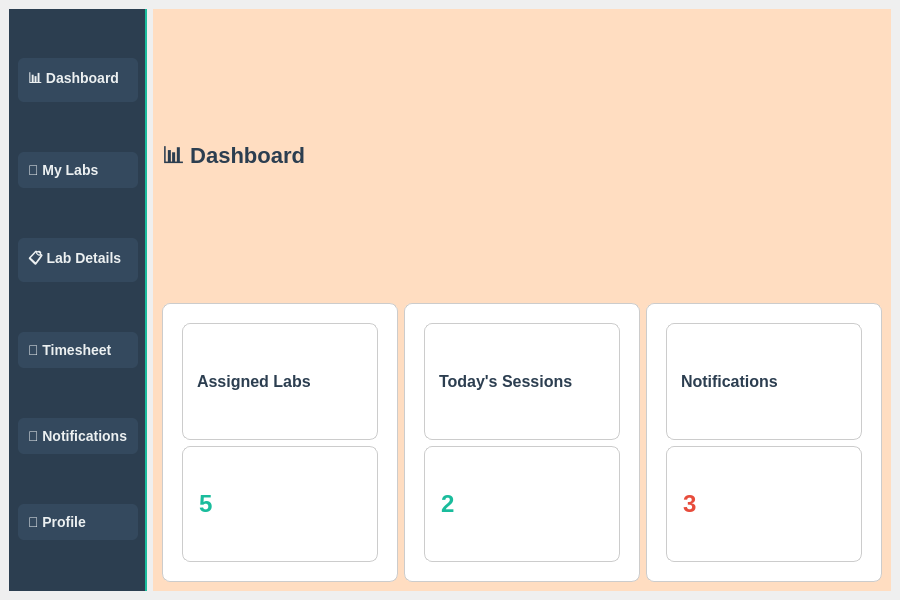
<?xml version="1.0" encoding="UTF-8"?>
<ui version="4.0">
 <class>TAMainWindow</class>
 <widget class="QMainWindow" name="TAMainWindow">
  <property name="geometry">
   <rect>
    <x>0</x>
    <y>0</y>
    <width>900</width>
    <height>600</height>
   </rect>
  </property>
  <widget class="QWidget" name="centralWidget">
   <layout class="QHBoxLayout" name="horizontalLayout">
    <item>
     <widget class="QFrame" name="sidebarFrame">
      <property name="styleSheet">
       <string>
        QFrame {
          background-color: #2C3E50;
          border-right: 2px solid #1ABC9C;
        }
        QPushButton {
          font-family: "Segoe UI";
          font-size: 14px;
          font-weight: 600;
          color: #ECF0F1;
          background-color: #34495E;
          border-radius: 6px;
          padding: 10px;
          margin: 4px 0;
          text-align: left;
        }
        QPushButton:hover {
          background-color: #1ABC9C;
          color: white;
        }
        QPushButton:pressed {
          background-color: #16A085;
          color: #FDFEFE;
        }
       </string>
      </property>
      <property name="frameShape">
       <enum>QFrame::Shape::NoFrame</enum>
      </property>
      <layout class="QVBoxLayout" name="verticalLayoutSidebar">
       <item>
        <widget class="QPushButton" name="btnDashboard">
         <property name="focusPolicy">
          <enum>Qt::FocusPolicy::NoFocus</enum>
         </property>
         <property name="text">
          <string>📊 Dashboard</string>
         </property>
        </widget>
       </item>
       <item>
        <widget class="QPushButton" name="btnMyLabs">
         <property name="focusPolicy">
          <enum>Qt::FocusPolicy::NoFocus</enum>
         </property>
         <property name="text">
          <string>🧪 My Labs</string>
         </property>
        </widget>
       </item>
       <item>
        <widget class="QPushButton" name="btnLabDetails">
         <property name="focusPolicy">
          <enum>Qt::FocusPolicy::NoFocus</enum>
         </property>
         <property name="text">
          <string>📋 Lab Details</string>
         </property>
        </widget>
       </item>
       <item>
        <widget class="QPushButton" name="btnTimesheet">
         <property name="focusPolicy">
          <enum>Qt::FocusPolicy::NoFocus</enum>
         </property>
         <property name="text">
          <string>⏰ Timesheet</string>
         </property>
        </widget>
       </item>
       <item>
        <widget class="QPushButton" name="btnNotifications">
         <property name="focusPolicy">
          <enum>Qt::FocusPolicy::NoFocus</enum>
         </property>
         <property name="text">
          <string>🔔 Notifications</string>
         </property>
        </widget>
       </item>
       <item>
        <widget class="QPushButton" name="btnProfile">
         <property name="focusPolicy">
          <enum>Qt::FocusPolicy::NoFocus</enum>
         </property>
         <property name="text">
          <string>👤 Profile</string>
         </property>
        </widget>
       </item>
      </layout>
     </widget>
    </item>
    <item>
     <widget class="QStackedWidget" name="stackedWidget">
      <widget class="QWidget" name="dashboardPage">
       <property name="styleSheet">
        <string>background-color: #FFDDC1;</string>
       </property>
       <layout class="QVBoxLayout" name="verticalLayoutDashboard">
        <item>
         <widget class="QLabel" name="lblDashboardTitle">
          <property name="styleSheet">
           <string>font-family:"Segoe UI"; font-size:22px; font-weight:bold; color:#2C3E50;</string>
          </property>
          <property name="text">
           <string>📊 Dashboard</string>
          </property>
         </widget>
        </item>
        <item>
         <layout class="QHBoxLayout" name="horizontalLayoutCards">
          <item>
           <widget class="QFrame" name="frameAssignedLabs">
            <property name="styleSheet">
             <string>background-color: white; border-radius: 8px; padding: 10px; border: 1px solid #ccc;</string>
            </property>
            <layout class="QVBoxLayout" name="verticalLayoutAssignedLabs">
             <item>
              <widget class="QLabel" name="lblAssignedLabs">
               <property name="styleSheet">
                <string>font-family:"Segoe UI"; font-size:16px; font-weight:bold; color:#2C3E50;</string>
               </property>
               <property name="text">
                <string>Assigned Labs</string>
               </property>
              </widget>
             </item>
             <item>
              <widget class="QLabel" name="lblAssignedLabsCount">
               <property name="styleSheet">
                <string>font-family:"Segoe UI"; font-size:24px; font-weight:bold; color:#1ABC9C;</string>
               </property>
               <property name="text">
                <string>5</string>
               </property>
              </widget>
             </item>
            </layout>
           </widget>
          </item>
          <item>
           <widget class="QFrame" name="frameTodaysSessions">
            <property name="styleSheet">
             <string>background-color: white; border-radius: 8px; padding: 10px; border: 1px solid #ccc;</string>
            </property>
            <layout class="QVBoxLayout" name="verticalLayoutTodaysSessions">
             <item>
              <widget class="QLabel" name="lblTodaysSessions">
               <property name="styleSheet">
                <string>font-family:"Segoe UI"; font-size:16px; font-weight:bold; color:#2C3E50;</string>
               </property>
               <property name="text">
                <string>Today's Sessions</string>
               </property>
              </widget>
             </item>
             <item>
              <widget class="QLabel" name="lblTodaysSessionsCount">
               <property name="styleSheet">
                <string>font-family:"Segoe UI"; font-size:24px; font-weight:bold; color:#1ABC9C;</string>
               </property>
               <property name="text">
                <string>2</string>
               </property>
              </widget>
             </item>
            </layout>
           </widget>
          </item>
          <item>
           <widget class="QFrame" name="frameNotifications">
            <property name="styleSheet">
             <string>background-color: white; border-radius: 8px; padding: 10px; border: 1px solid #ccc;</string>
            </property>
            <layout class="QVBoxLayout" name="verticalLayoutNotifications">
             <item>
              <widget class="QLabel" name="lblNotifications">
               <property name="styleSheet">
                <string>font-family:"Segoe UI"; font-size:16px; font-weight:bold; color:#2C3E50;</string>
               </property>
               <property name="text">
                <string>Notifications</string>
               </property>
              </widget>
             </item>
             <item>
              <widget class="QLabel" name="lblNotificationsCount">
               <property name="styleSheet">
                <string>font-family:"Segoe UI"; font-size:24px; font-weight:bold; color:#E74C3C;</string>
               </property>
               <property name="text">
                <string>3</string>
               </property>
              </widget>
             </item>
            </layout>
           </widget>
          </item>
         </layout>
        </item>
       </layout>
      </widget>
      <widget class="QWidget" name="myLabsPage">
       <property name="styleSheet">
        <string>background-color: #C1FFD7;</string>
       </property>
       <layout class="QVBoxLayout" name="verticalLayoutMyLabs">
        <item>
         <widget class="QLabel" name="lblMyLabsTitle">
          <property name="styleSheet">
           <string>font-family:"Segoe UI"; font-size:22px; font-weight:bold; color:#2C3E50;</string>
          </property>
          <property name="text">
           <string>🧪 My Labs</string>
          </property>
         </widget>
        </item>
        <item>
         <widget class="QTableWidget" name="tableMyLabs">
          <property name="styleSheet">
           <string>background:white; border-radius:8px; padding:6px; border:1px solid #ccc;</string>
          </property>
         </widget>
        </item>
       </layout>
      </widget>
      <widget class="QWidget" name="labDetailsPage">
       <property name="styleSheet">
        <string>background-color: #C1E1FF;</string>
       </property>
       <layout class="QVBoxLayout" name="verticalLayoutLabDetails">
        <item>
         <widget class="QLabel" name="lblLabDetailsTitle">
          <property name="styleSheet">
           <string>font-family:"Segoe UI"; font-size:22px; font-weight:bold; color:#2C3E50;</string>
          </property>
          <property name="text">
           <string>📋 Lab Details</string>
          </property>
         </widget>
        </item>
        <item>
         <layout class="QFormLayout" name="formLayoutLabDetails">
          <item row="0" column="0">
           <widget class="QLabel" name="lblLabName">
            <property name="text">
             <string>Lab Name:</string>
            </property>
           </widget>
          </item>
          <item row="0" column="1">
           <widget class="QLabel" name="lblLabNameValue">
            <property name="text">
             <string></string>
            </property>
           </widget>
          </item>
          <item row="1" column="0">
           <widget class="QLabel" name="lblInstructor">
            <property name="text">
             <string>Instructor:</string>
            </property>
           </widget>
          </item>
          <item row="1" column="1">
           <widget class="QLabel" name="lblInstructorValue">
            <property name="text">
             <string></string>
            </property>
           </widget>
          </item>
          <item row="2" column="0">
           <widget class="QLabel" name="lblTimings">
            <property name="text">
             <string>Timings:</string>
            </property>
           </widget>
          </item>
          <item row="2" column="1">
           <widget class="QLabel" name="lblTimingsValue">
            <property name="text">
             <string></string>
            </property>
           </widget>
          </item>
          <item row="3" column="0">
           <widget class="QLabel" name="lblVenue">
            <property name="text">
             <string>Venue:</string>
            </property>
           </widget>
          </item>
          <item row="3" column="1">
           <widget class="QLabel" name="lblVenueValue">
            <property name="text">
             <string></string>
            </property>
           </widget>
          </item>
          <item row="4" column="0">
           <widget class="QLabel" name="lblOtherTAs">
            <property name="text">
             <string>Other TAs:</string>
            </property>
           </widget>
          </item>
          <item row="4" column="1">
           <widget class="QLabel" name="lblOtherTAsValue">
            <property name="text">
             <string></string>
            </property>
           </widget>
          </item>
          <item row="5" column="0">
           <widget class="QLabel" name="lblUpcomingSessions">
            <property name="text">
             <string>Upcoming Sessions:</string>
            </property>
           </widget>
          </item>
          <item row="5" column="1">
           <widget class="QLabel" name="lblUpcomingSessionsValue">
            <property name="text">
             <string></string>
            </property>
           </widget>
          </item>
         </layout>
        </item>
       </layout>
      </widget>
      <widget class="QWidget" name="timesheetPage">
       <property name="styleSheet">
        <string>background-color: #FFD1DC;</string>
       </property>
       <layout class="QVBoxLayout" name="verticalLayoutTimesheet">
        <item>
         <widget class="QLabel" name="lblTimesheetTitle">
          <property name="styleSheet">
           <string>font-family:"Segoe UI"; font-size:22px; font-weight:bold; color:#2C3E50;</string>
          </property>
          <property name="text">
           <string>⏰ Timesheet</string>
          </property>
         </widget>
        </item>
        <item>
         <widget class="QTableWidget" name="tableTimesheet">
          <property name="styleSheet">
           <string>background:white; border-radius:8px; padding:6px; border:1px solid #ccc;</string>
          </property>
         </widget>
        </item>
       </layout>
      </widget>
      <widget class="QWidget" name="notificationsPage">
       <property name="styleSheet">
        <string>background-color: #FFFAC1;</string>
       </property>
       <layout class="QVBoxLayout" name="verticalLayoutNotifications">
        <item>
         <widget class="QLabel" name="lblNotificationsTitle">
          <property name="styleSheet">
           <string>font-family:"Segoe UI"; font-size:22px; font-weight:bold; color:#2C3E50;</string>
          </property>
          <property name="text">
           <string>🔔 Notifications</string>
          </property>
         </widget>
        </item>
        <item>
         <widget class="QListWidget" name="listNotifications">
          <property name="styleSheet">
           <string>background:white; border-radius:8px; padding:6px; border:1px solid #ccc;</string>
          </property>
         </widget>
        </item>
       </layout>
      </widget>
      <widget class="QWidget" name="profilePage">
       <property name="styleSheet">
        <string>background-color: #E1C1FF;</string>
       </property>
       <layout class="QVBoxLayout" name="verticalLayoutProfile">
        <item>
         <widget class="QLabel" name="lblProfileTitle">
          <property name="styleSheet">
           <string>font-family:"Segoe UI"; font-size:22px; font-weight:bold; color:#2C3E50;</string>
          </property>
          <property name="text">
           <string>👤 Profile</string>
          </property>
         </widget>
        </item>
        <item>
         <layout class="QFormLayout" name="formLayoutProfile">
          <item row="0" column="0">
           <widget class="QLabel" name="lblName">
            <property name="text">
             <string>Name:</string>
            </property>
           </widget>
          </item>
          <item row="0" column="1">
           <widget class="QLineEdit" name="txtName">
            <property name="styleSheet">
             <string>background:white; border-radius:4px; padding:4px; border:1px solid #ccc;</string>
            </property>
           </widget>
          </item>
          <item row="1" column="0">
           <widget class="QLabel" name="lblEmail">
            <property name="text">
             <string>Email:</string>
            </property>
           </widget>
          </item>
          <item row="1" column="1">
           <widget class="QLineEdit" name="txtEmail">
            <property name="styleSheet">
             <string>background:white; border-radius:4px; padding:4px; border:1px solid #ccc;</string>
            </property>
           </widget>
          </item>
          <item row="2" column="0">
           <widget class="QLabel" name="lblPhone">
            <property name="text">
             <string>Phone:</string>
            </property>
           </widget>
          </item>
          <item row="2" column="1">
           <widget class="QLineEdit" name="txtPhone">
            <property name="styleSheet">
             <string>background:white; border-radius:4px; padding:4px; border:1px solid #ccc;</string>
            </property>
           </widget>
          </item>
         </layout>
        </item>
       </layout>
      </widget>
     </widget>
    </item>
   </layout>
  </widget>
 </widget>
 <resources/>
 <connections/>
</ui>
